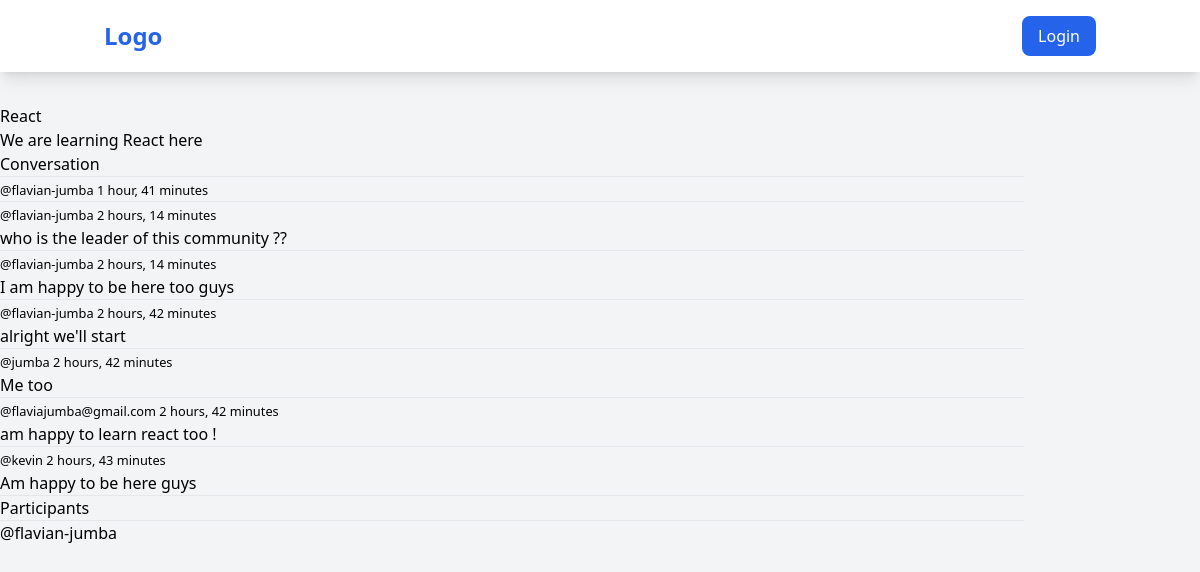
The app's page /room/30/ with its own data.
### baseapp/models.py (models this page shows, shortened)
class Room(models.Model):
     host =models.ForeignKey(User, on_delete=models.SET_NULL,null=True)
     topic = models.ForeignKey(Topic, on_delete=models.SET_NULL,null=True)
     name = models.CharField(max_length=200)
     description = models.TextField(null=True,blank=True)
     participants = models.ManyToManyField(User, related_name='participants', blank=True)
     updated = models.DateTimeField(auto_now = True)
     created = models.DateTimeField(auto_now_add=True)

class Message(models.Model):
    user = models.ForeignKey(User, on_delete=models.CASCADE)
    room = models.ForeignKey(Room, on_delete=models.CASCADE)
    body = models.TextField()
    updated = models.DateTimeField(auto_now=True)
    created = models.DateTimeField(auto_now_add=True)
    class Meta:
        ordering = ['created', '-updated']

### baseapp/views.py (the view, shortened to what this page needs)
# urls.py: path('room/<str:pk>/', views.room, name='room'),
def room(request, pk):
    room = Room.objects.get(id=pk)
    room_messages = room.message_set.all().order_by('-created')
    participants = room.participants.all()
    context = {'room': room, 'room_messages': room_messages, 'participants': participants}
    return render(request, 'baseapp/room.html', context)

### baseapp/templates/baseapp/room.html (shortened to what this page needs)
{% extends "main.html" %}
{% block content %}
<div class="room container">
    <h2>{{room.name}}</h2>
    <p>{{room.description}}</p>
    <div>
        <h3>Conversation</h3>
        <hr>
        {% for message in room_messages %}
            <div>
                <small>@{{message.user}} {{message.created|timesince}}</small>
                <p>{{message.body}}</p>
                <hr>
            </div>
        {% endfor %}
    </div>
    <div>
        <h3>Participants</h3>
        <hr>
        {% for participant in room.participants.all %}
            <div>
                <p>@{{ participant.username }}</p>
            </div>
        {% empty %}
            <p>No participants yet.</p>
        {% endfor %}
    </div>
</div>
{% endblock %}

### records on screen
Room: name "React", description "We are learning React here"
Message: user "flavian-jumba", created "1 hour, 41 minutes"
Message: user "flavian-jumba", created "2 hours, 14 minutes", body "who is the leader of this community ??"
Message: user "flavian-jumba", created "2 hours, 14 minutes", body "I am happy to be here too guys"
Message: user "flavian-jumba", created "2 hours, 42 minutes", body "alright we'll start"
Message: user "jumba", created "2 hours, 42 minutes", body "Me too"
Message: user "flaviajumba@gmail.com", created "2 hours, 42 minutes", body "am happy to learn react too !"
Message: user "kevin", created "2 hours, 43 minutes", body "Am happy to be here guys"

### other values on screen
{{ participant.username }} "flavian-jumba"
